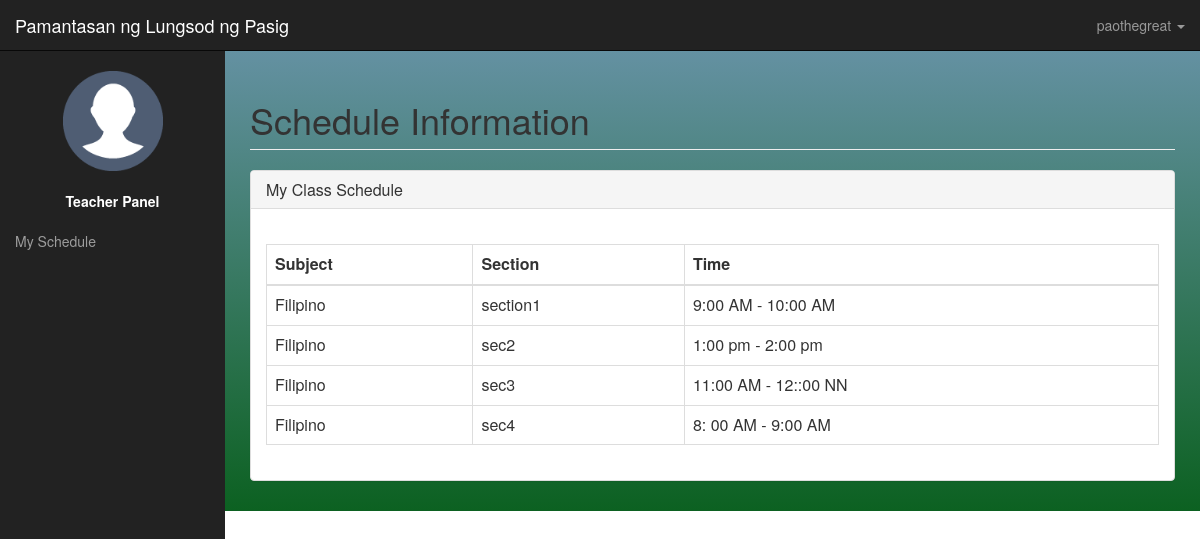
Before: /teacher-panel/dashboard.php (signed in) with the older database file.
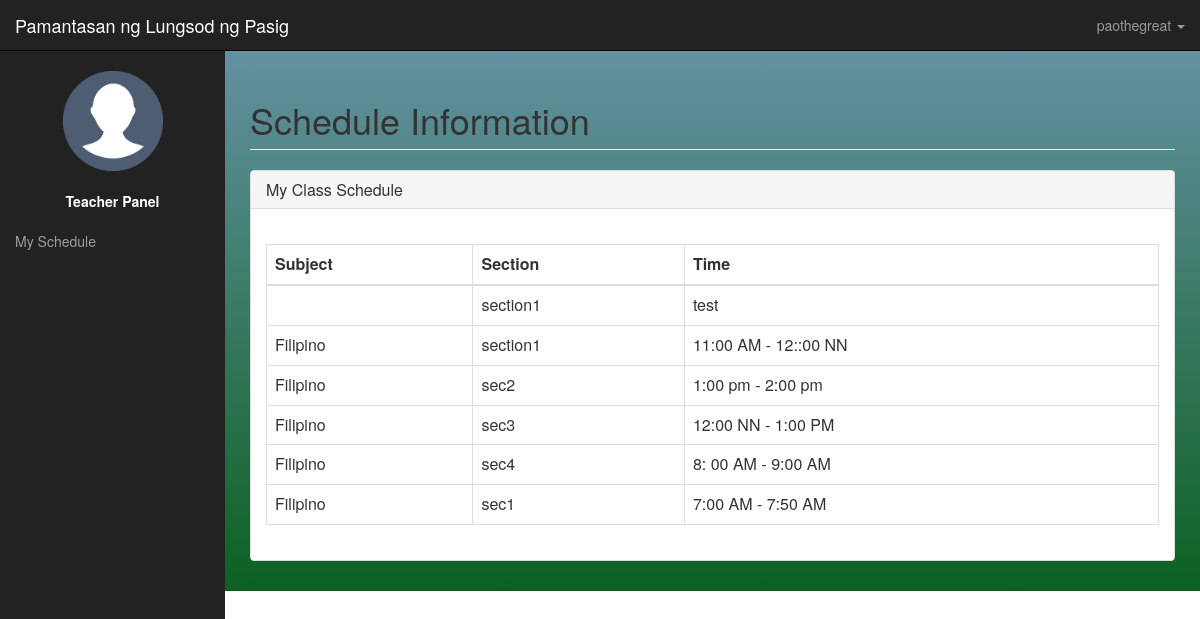
After: the same page with the newer database file.
### tables this page shows
CREATE TABLE `school_schedule` (
  `ScheduleKey` int(11) NOT NULL,
  `StudentGroupKey` int(11) NOT NULL,
  `TeacherKey` varchar(11) NOT NULL,
  `TimeKey` int(11) NOT NULL,
  `SubjectKey` int(11) NOT NULL,
  `SchoolYear` varchar(11) NOT NULL,
  `AdviserKey` int(11) NOT NULL
);

CREATE TABLE `stg_subject` (
  `SubjectKey` int(11) NOT NULL,
  `SubjectCode` varchar(50) NOT NULL,
  `SubjectDescription` varchar(50) NOT NULL,
  `Comments` varchar(50) DEFAULT NULL,
  `Status` int(11) NOT NULL
);

CREATE TABLE `stud_studentgroup` (
  `StudentGroupKey` int(11) NOT NULL,
  `StudentGroupName` varchar(40) NOT NULL,
  `Size` int(11) NOT NULL DEFAULT '0',
  `YearLevelKey` int(10) UNSIGNED NOT NULL DEFAULT '0',
  `Comments` varchar(255) NOT NULL DEFAULT ''
);

CREATE TABLE `stg_time` (
  `TimeKey` int(11) NOT NULL,
  `Details` varchar(20) NOT NULL,
  `Status` int(11) NOT NULL
);

### teacher-panel/dashboard.php (the view, shortened to what this page needs)
<div id="wrapper">
<?php include("ui-navigation.php");
	$key = ($_SESSION['teacherKey']);
?>
<div id="page-wrapper">
	<div class="container-fluid">
        <div class="row">
			<div class="col-lg-12">
				<h1 class="page-header">
					Schedule Information
                </h1>
            </div>
        </div>
		<div class="row">
			<div class="col-lg-12">
				<div class="panel panel-default">
					<div class="panel-heading">
						<h3 class="panel-title"><i class="fa fa-bar-chart-o fa-fw"></i>My Class Schedule</h3>
					</div>
					<div class="panel-body">
						<?php
							include "config.php";
							$sql = "SELECT z.ScheduleKey,a.SubjectDescription,b.StudentGroupName,c.Details
							 FROM school_schedule z
							 LEFT JOIN stg_subject a
							 ON z.SubjectKey = a.SubjectKey
							 LEFT JOIN stud_studentgroup b
							 ON z.StudentGroupKey = b.StudentGroupKey
							 LEFT JOIN stg_time c
							 ON c.TimeKey = z.TimeKey
							 WHERE TeacherKey = $key";
							$result = mysqli_query($conn,$sql) or die(mysqli_error($conn));
						?>
						<table class="table">
							<?php
								if(mysqli_num_rows($result) > 0){
							?>
							<tr>
								<table class="table table-bordered">
									<thead>
										<th>Subject</th>
										<th>Section</th>
										<th>Time</th>
		                            </thead>
									<tbody>
											<?php
													while($row = mysqli_fetch_assoc($result)){
											?>
											<tr>
											<td><?php echo $row['SubjectDescription'];?></td>
											<td><?php echo $row['StudentGroupName'];?></td>
											<td><?php echo $row['Details'];;?></td>
											</tr>
											<?php
													}
											?>
									</tbody>
								</table>
							</tr>
							<?php
								}
								else{
							?>
							<th class="text-center">NO DATA FOUND</th>
							<?php
								}
							?>
						</table>
					</div>
				</div>
			</div>
		</div>
    </div>
</div>
</div>
</html>

Changed rows visible on the page:
no longer on this page (row edited): school_schedule: stg_subject.SubjectDescription "Filipino", stud_studentgroup.StudentGroupName "section1", stg_time.Details "9:00 AM - 10:00 AM"
no longer on this page (row edited): school_schedule: stg_subject.SubjectDescription "Filipino", stud_studentgroup.StudentGroupName "sec3", stg_time.Details "11:00 AM - 12::00 NN"
now on this page (row edited): school_schedule: stud_studentgroup.StudentGroupName "section1", stg_time.Details "test"
now on this page (row edited): school_schedule: stg_subject.SubjectDescription "Filipino", stud_studentgroup.StudentGroupName "section1", stg_time.Details "11:00 AM - 12::00 NN"
now on this page (row edited): school_schedule: stg_subject.SubjectDescription "Filipino", stud_studentgroup.StudentGroupName "sec3", stg_time.Details "12:00 NN - 1:00 PM"
added school_schedule: stg_subject.SubjectDescription "Filipino", stud_studentgroup.StudentGroupName "sec1", stg_time.Details "7:00 AM - 7:50 AM"
